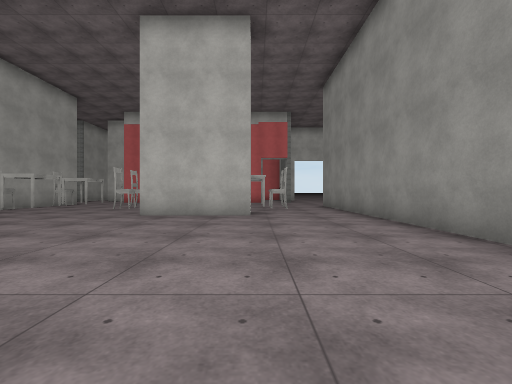
[1] (above)

24 first-person views from a walk through a 3-D level made in the Unity game engine. The camera is 1.2 m above the floor, looks level and sees 90° across. The floor is counted in squares, 2 m on a side. Each view is taken from the middle of a square. On the plan, view 1 faces up. The plan holds only what a view shows up to about 9 squares ahead; the rest is blank. The place goes on beyond the plan. The player character is not drawn. Door leaves are left out, so doorways stand open. Some surface patterns are stand-ins.

[2]
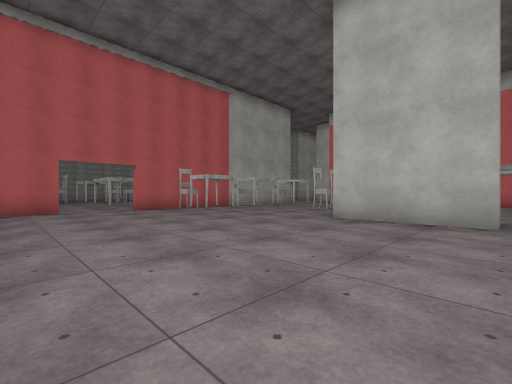

[3]
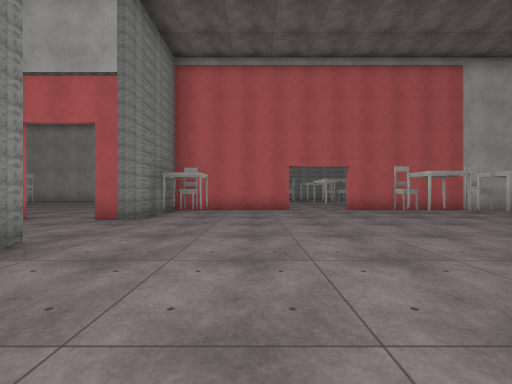

[4]
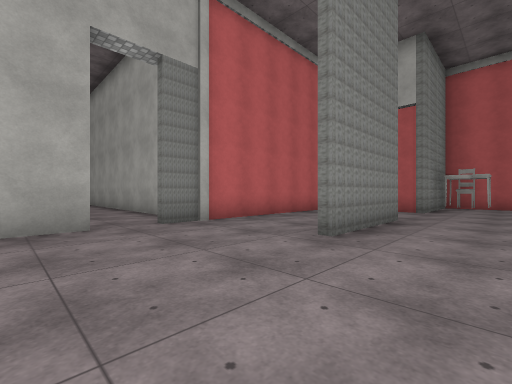

[5]
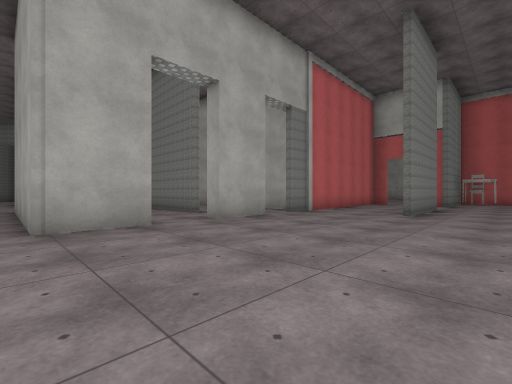

[6]
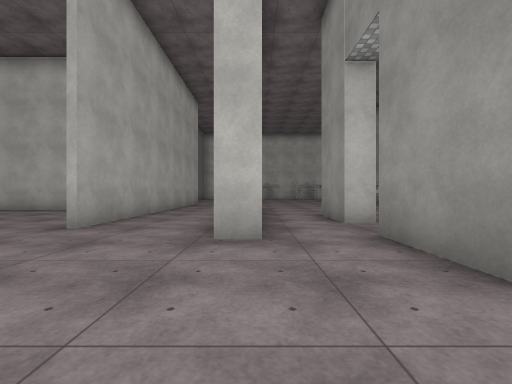

[7]
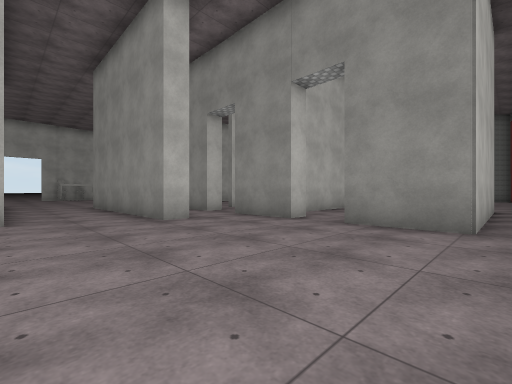

[8]
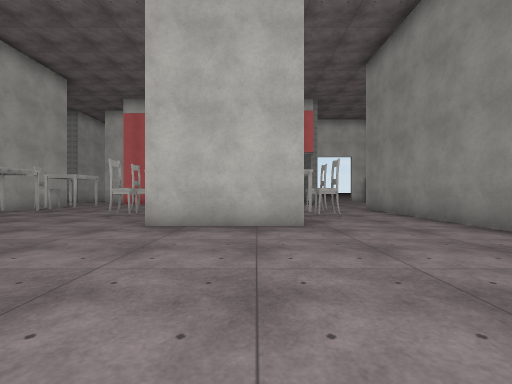

[9]
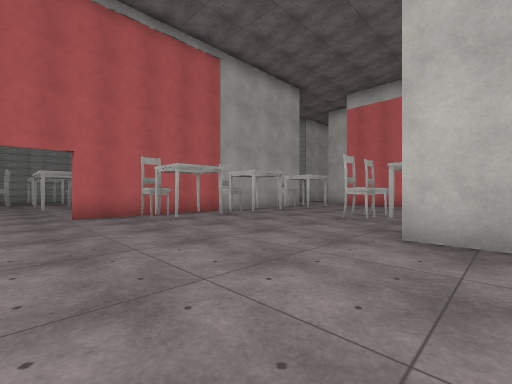

[10]
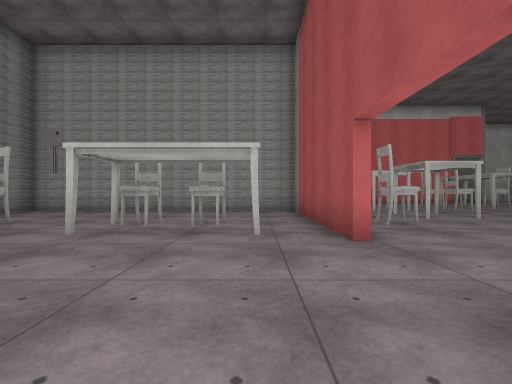

[11]
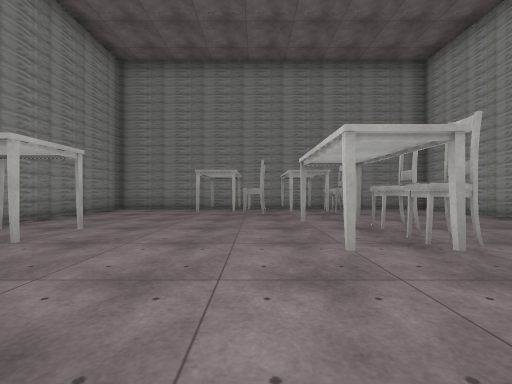

[12]
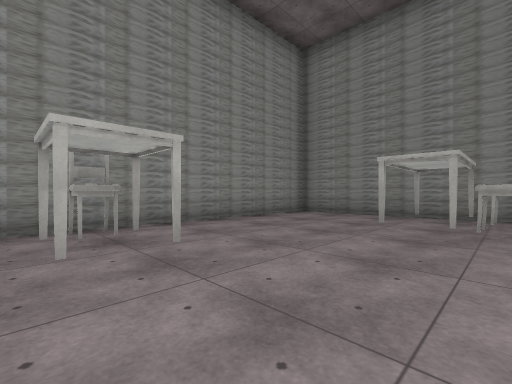

[13]
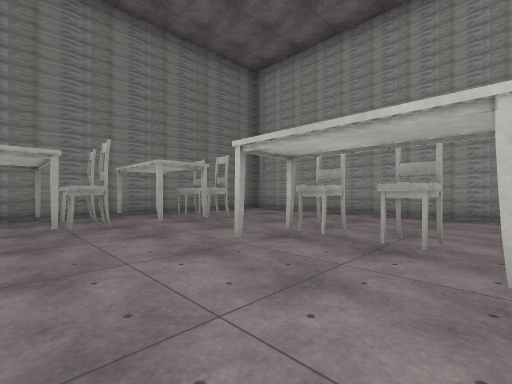

[14]
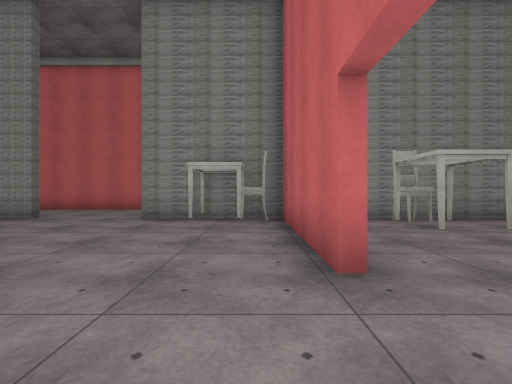

[15]
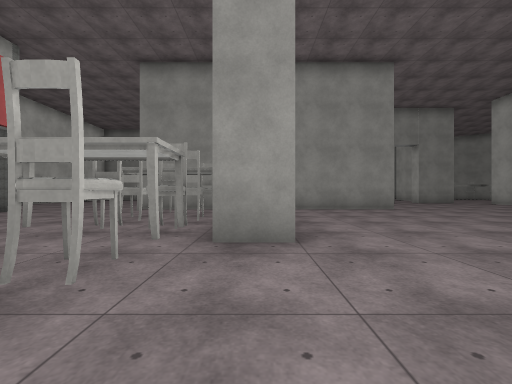

[16]
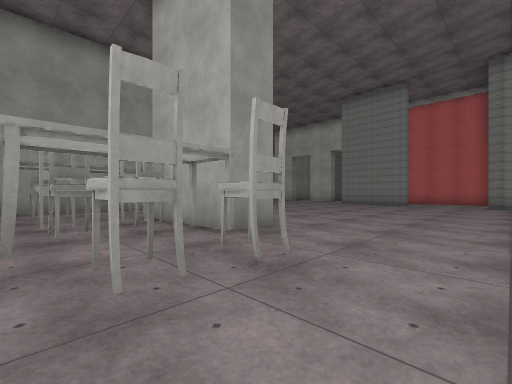

[17]
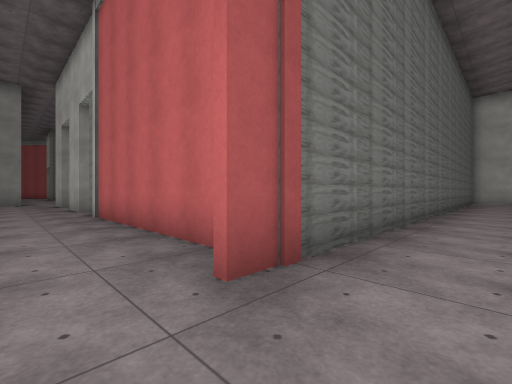

[18]
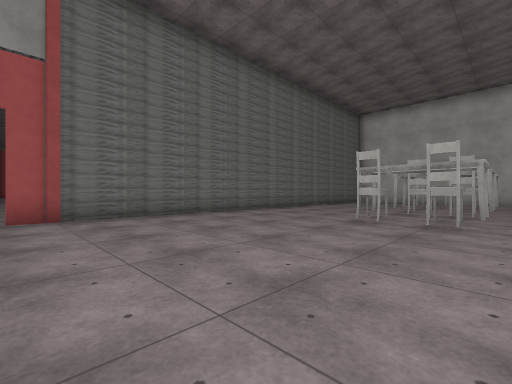

[19]
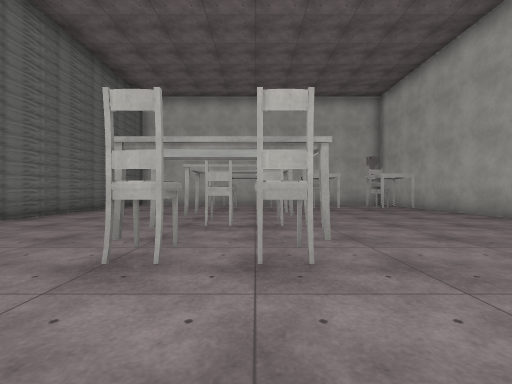

[20]
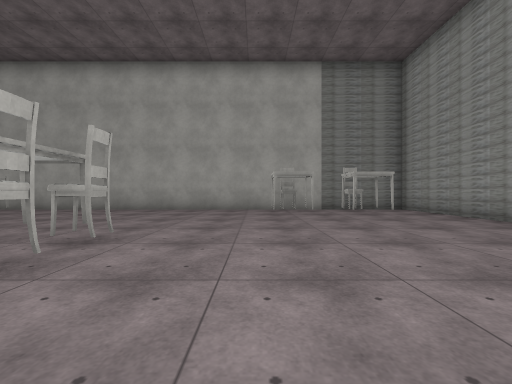

[21]
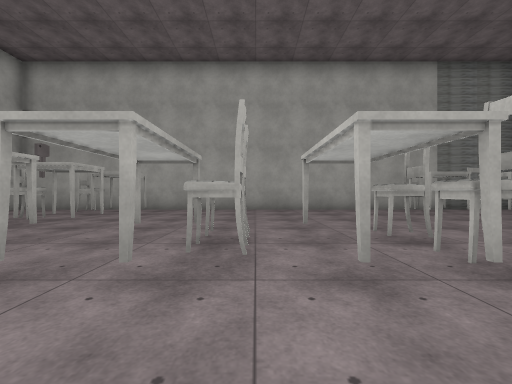

[22]
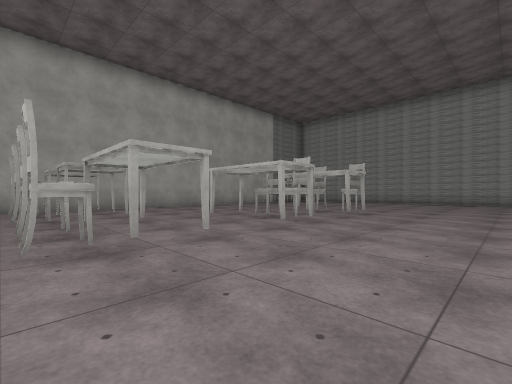

[23]
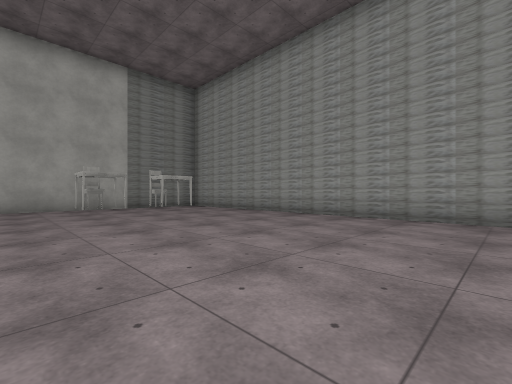

[24]
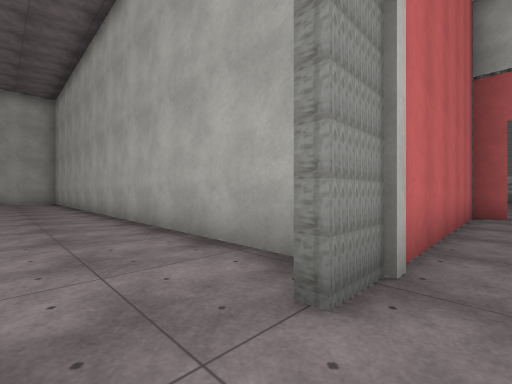

### Floor plan
Points are (right, up) in squares from view 1. A wall is a line through its corners. A room is listed if a view was taken in it or the views show most of it. See-through windows are left out.
Room 1 (views 1, 2, 3, 4, 5, 6, 7, 8, 9, 11, 14, 15, 16, 24)
walls: (2.9, 2.1) (2.9, 10.5); (-3, -1.7) (-0.1, -1.7); (-0.2, 6.5) (-3, 6.5) (-3, 7.5) (-0.2, 7.5) (-0.2, 6.5); (6.1, 1.2) (5.5, 1.2); (2, -4.6) (3.5, -4.6) (3.5, -5.1); (-5.5, -4) (-5.5, -4.6) (0.9, -4.6); (-8.6, 2.2) (-8.6, -1.7) (-5.5, -1.7) (-5.5, -2.5); (5, -4.6) (6.7, -4.6) (6.7, -5.6); (7.7, -0.4) (7.7, 1.6); (7.7, -3.6) (7.7, -1.6); (-8.6, 10.5) (-8.6, 4)
ways out: open door at (-9, 3.5) to room 2; open door at (-5.7, -3.3) to room 3; opening at (4.5, -5); opening at (4.5, 2.5); opening at (7, -4.5); opening at (7, 3.5); opening at (8, -1); opening at (8, 2); gap at (1.5, -5)
objects: other object (-8, -1); other object (-8, 10); other object (-7, -1); other object (-7, 5) to (-7, 6); other object (-7, 7) to (-7, 8); other object (-7, 10); other object (-4, 8); other object (-4, 9); other object (-3, 8); other object (-2, 8); other object (-2, 9); other object (-1, 8); other object (-1, 9); other object (0, 8); other object (1, 8); other object (1, 9) to (1, 10)
Room 2 (views 10, 12, 13)
walls: (-8.8, 4.1) (-8.8, 8.8) (-16.8, 8.8) (-16.8, -1.7) (-10, -1.7)
ways out: open door at (-9, 3.5) to room 1
objects: other object (-16, 2); other object (-16, 3); other object (-16, 4); other object (-16, 5); other object (-15, 3) to (-14, 3); other object (-15, 5); other object (-14, 2); other object (-14, 4); other object (-12, 4); other object (-12, 5); other object (-11, -1) to (-11, 0); other object (-11, 1); other object (-11, 5); other object (-10, 4) to (-10, 5)
Room 3 (views 17, 18, 19, 20, 21, 22, 23)
walls: (-7, -1.9) (-16.8, -1.9) (-16.8, -16.5); (-5.7, -16) (-5.7, -4)
ways out: open door at (-5.7, -3.3) to room 1
objects: other object (-16, -6); other object (-16, -4); other object (-15, -16) to (-15, -15); other object (-15, -6); other object (-15, -4); other object (-13, -16) to (-13, -15); other object (-12, -15) to (-12, -14); other object (-12, -12); other object (-11, -16); other object (-11, -12) to (-11, -11); other object (-11, -9); other object (-10, -16) to (-10, -15); other object (-10, -14); other object (-10, -12) to (-10, -11); other object (-10, -9); other object (-9, -9)

Positions as (right, up) in squares from view 1, and headings:
1: (0, 0), facing up
2: (0, 1), facing up-left
3: (0, 1), facing left
4: (3, 0), facing down-left
5: (7, 0), facing down-left
6: (6, -2), facing up
7: (3, -4), facing up-right
8: (-1, 2), facing up
9: (-2, 3), facing up-left
10: (-10, 1), facing up
11: (-8, 3), facing left
12: (-10, 3), facing down-left
13: (-10, 2), facing up-left
14: (-8, 4), facing down
15: (-6, 7), facing right
16: (-6, 10), facing down-right
17: (-7, -3), facing down-right
18: (-12, -4), facing down-right
19: (-11, -7), facing down
20: (-8, -7), facing left
21: (-8, -11), facing left
22: (-7, -16), facing up-left
23: (-7, -8), facing up-left
24: (2, -4), facing down-left
